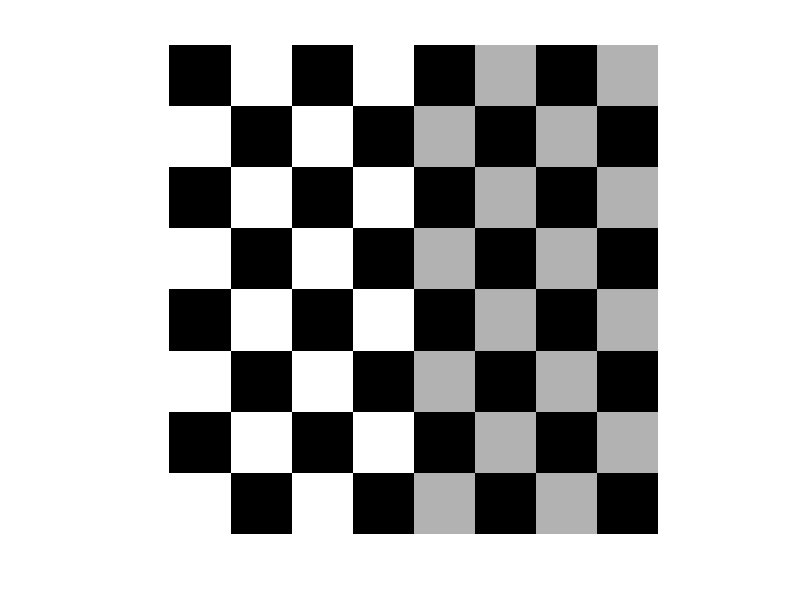
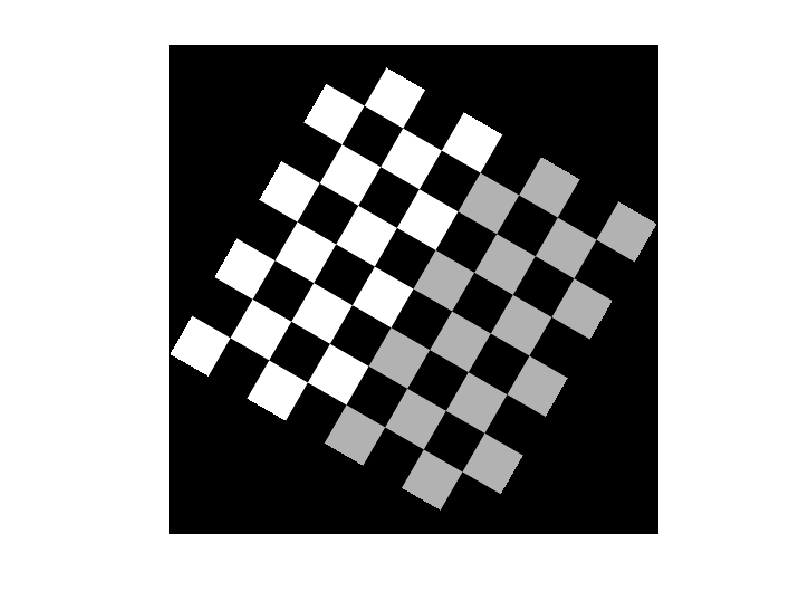
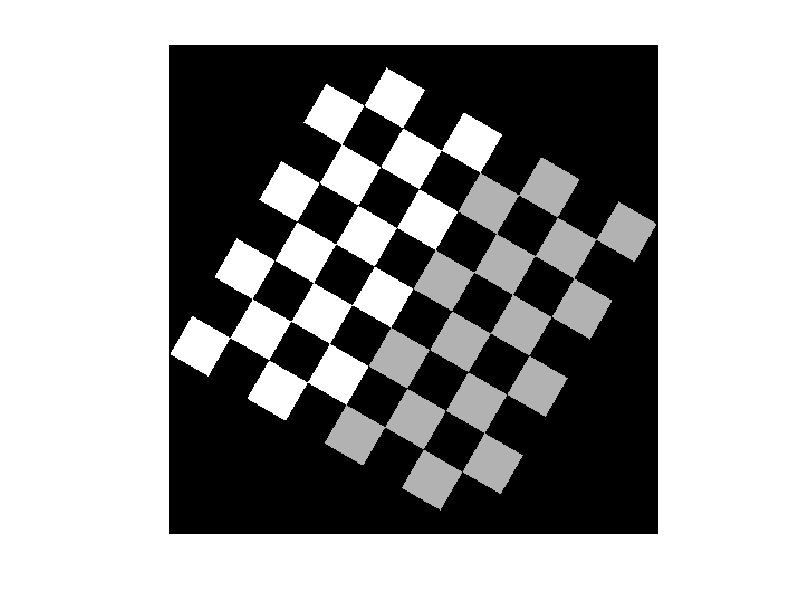

These figures' MATLAB source, in order: (Note: this script raises an error after producing the figures.)
f = checkerboard(50);
figure, imshow(f, [])

s = 0.8;
theta = pi/6;
T = [s*cos(theta) s*sin(theta) 0
    -s*sin(theta) s*cos(theta) 0
     0 0 1];
tform = maketform('affine', T);
g = imtransform(f, tform);
figure, imshow(g, [])
g2 = imtransform(f, tform, 'nearest');
figure, imshow(g2, [])
 
g3 = imtransform(f, tform, 'FillValue', 0.5);
figure, imshow(g3, [])
 
T2 = [1 0 0; 0 1 0; 50 50 1];
tform2 = maketform('affine', T2);
g4 = imtransform(f, tform2);
figure, imshow(g4, [])
 
g5 = imtransform(f, tform2, 'XData', [1 400], 'YData', [1 400], ...
                  'FillValue', 0.5);
figure, imshow(g5, [])      